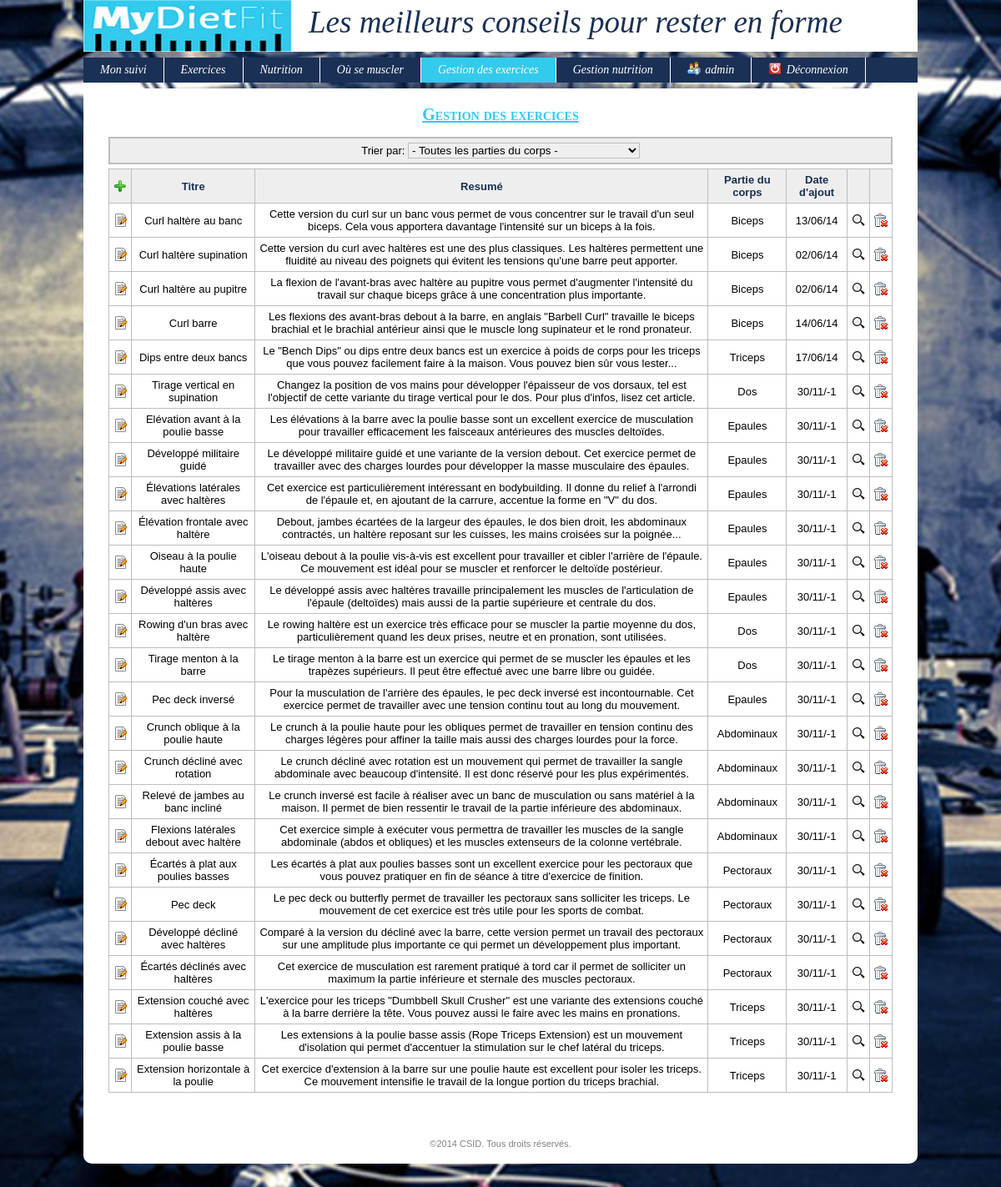
Before: /index.php?uc=admin&action=espaceGestionExercice (signed in) with the older database file.
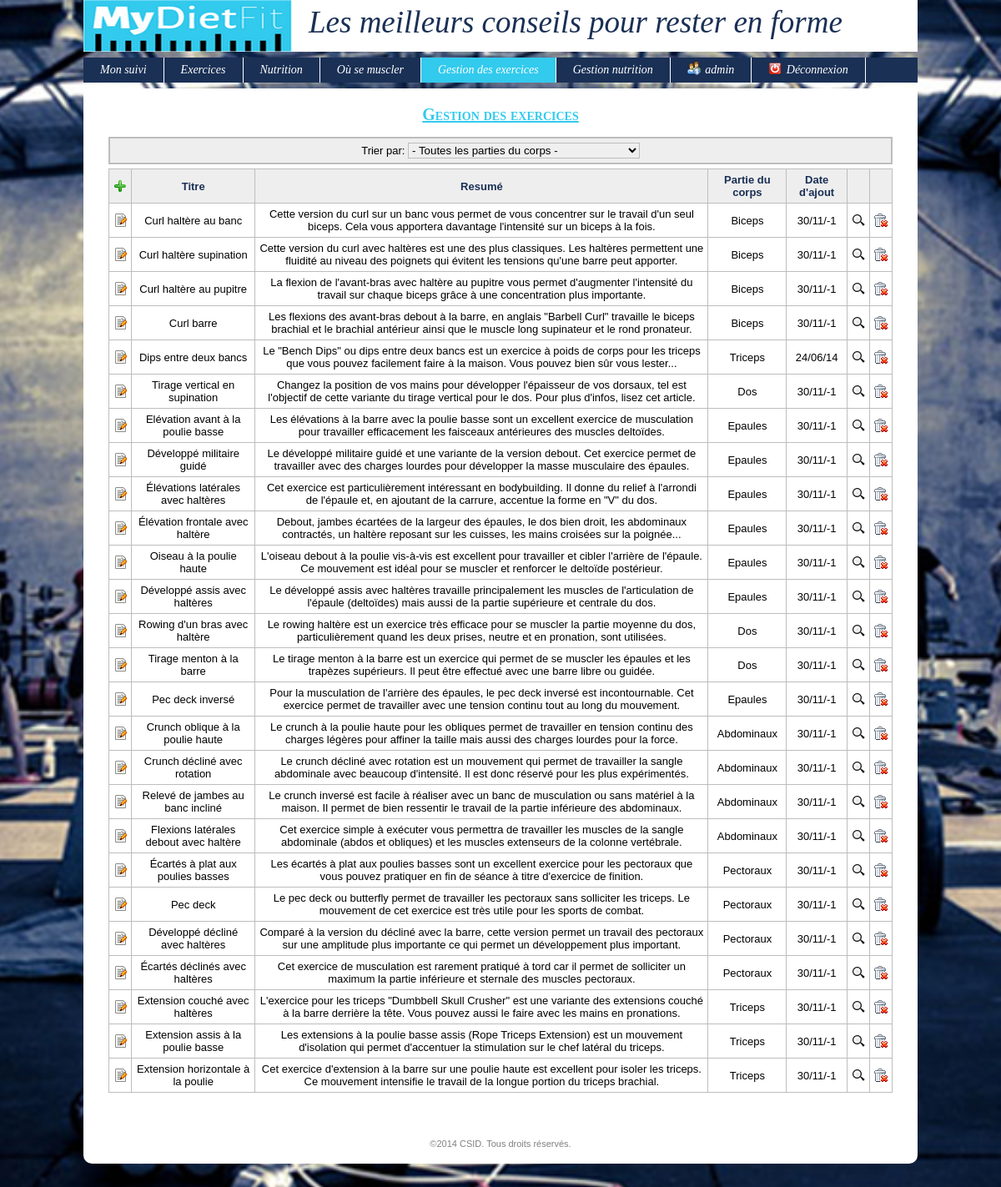
After: the same page with the newer database file.
### tables this page shows
CREATE TABLE IF NOT EXISTS `ficheexercice` (
  `idFicheExercice` int(11) unsigned NOT NULL AUTO_INCREMENT,
  `titre` varchar(45) DEFAULT NULL,
  `resume` varchar(1000) DEFAULT NULL,
  `description` varchar(5000) NOT NULL DEFAULT '',
  `dateAjout` datetime DEFAULT NULL,
  `idPartieCorps` int(10) unsigned DEFAULT NULL,
  `video` varchar(1000) NOT NULL DEFAULT '',
  `image1` varchar(100) NOT NULL DEFAULT '',
  `image2` varchar(100) NOT NULL DEFAULT '',
  `image3` varchar(100) NOT NULL DEFAULT '',
  `imageResume` varchar(100) NOT NULL DEFAULT '',
  PRIMARY KEY (`idFicheExercice`),
  KEY `FK_ficheexercice_1` (`idPartieCorps`)
);

CREATE TABLE IF NOT EXISTS `partiecorps` (
  `idPartieCorps` int(11) unsigned NOT NULL AUTO_INCREMENT,
  `libelle` varchar(45) NOT NULL DEFAULT '',
  `descEx` varchar(1000) NOT NULL DEFAULT '',
  `descPgrm` varchar(1000) NOT NULL DEFAULT '',
  PRIMARY KEY (`idPartieCorps`)
);

### config.inc.php (called while the page is built, shortened)
<?php
$_CONFIG = array
(
	"DB_ServerHost" => "localhost",
	"DB_Username" => "root",
    "DB_Password" => "",
    "DB_Database" => "mydietfit_bdd",
    "DIR_Control" => "controleurs/",
    "DIR_View" => "vues/",
    "DIR_Model" => "modules/fonctions/php/",
    "DIR_Dynamic" => "modules/fonctions/js/",
    "DIR_XML" => "modules/fonctions/xml/",
    "DIR_Plugin" => "modules/plugins/",
    "DIR_CSS" => "modules/themes/",
    "DIR_Attachment" => "ressources/documents/",
    "DIR_Image" => "ressources/images/",
	"EML_Envoi" => false,
	"EML_ServerSMTP" => "",
	"EML_PortSMTP" => "",
);
?>

### modules/fonctions/php/identification.inc.php (called while the page is built, shortened)
<?php
function estConnecte($idUtilisateur = null, $login = null)
{
	$result = isset($_SESSION['idUtilisateur']) && !empty($_SESSION['idUtilisateur']);
	return $result;
}
function estAdmin()
{
	return (isset($_SESSION['idUtilisateur']) && $_SESSION['idUtilisateur'] == 1);
}
?>

### modules/fonctions/php/generale.inc.php (called while the page is built, shortened)
<?php
function connexion()
{
	global $_CONFIG;
	$hote = $_CONFIG['DB_ServerHost'];
	$login = $_CONFIG['DB_Username'];
	$mdp = $_CONFIG['DB_Password'];
	$bd = $_CONFIG['DB_Database'];
	$connexion = @mysql_connect($hote, $login, $mdp) or die("<u>Erreur SQL (Connexion au serveur impossible)</u>: ".mysql_error()." <br>");
	return $connexion;
}
function getRequest($nomChamp, $elseValue = null)
{
	return (isset($_REQUEST[$nomChamp]) && $_REQUEST[$nomChamp]) ? $_REQUEST[$nomChamp] : $elseValue;
}
function getMySqlString($champ, $elseValue = null, $noCote = 0)
{
	$cote = ($noCote) ? null : "'";
	if(isset($champ) && $champ) $result = $cote.mysql_real_escape_string($champ, connexion()).$cote;
	else if(is_null($champ) || $champ == "") $result = "NULL";
	else $result = $cote.mysql_real_escape_string($elseValue, connexion()).$cote;
	return $result;
}
?>

### modules/fonctions/php/exercices.inc.php (called while the page is built, shortened)
<?php
function getLesExercices($idPartieCorps = null)
{
	$req = "SELECT * FROM ficheexercice";
	$conx = connexion();
	$res = mysql_query($req, $conx) or die("<u>Erreur SQL (getLesExercices)</u>: ".mysql_error()." <br>");
	$lesExercices = array();
	$ligne = mysql_fetch_assoc($res);
	while($ligne != false)
	{
		$lesExercices[] = $ligne;
		$ligne = mysql_fetch_assoc($res);
	}
	return $lesExercices;
}
?>

### modules/fonctions/php/partieCorps.inc.php (called while the page is built, shortened)
<?php
function getUnePartieCorps($idPartieCorps)
{
	$req = "SELECT * FROM partiecorps where idPartieCorps = ".getMySqlString($idPartieCorps);
	$conx = connexion();
	$res = mysql_query($req, $conx) or die ("<u>Erreur SQL (getUnePartieCorps)</u>: ".mysql_error()." <br>");
	$unePartieCorps = mysql_fetch_assoc($res);
	return $unePartieCorps;
}
?>

### vues/exercices/v_espaceGestionExercice.php (the view, shortened to what this page needs)
<?php
if(isset($lesExercices))
{
	echo "<div class='headFrm'><form method='get' action='index.php'>
	<input type='hidden' name='uc' value=$uc>
	<input type='hidden' name='action' value=$action>
	Trier par: <select onChange='document.forms[0].submit();' name='idPartieCorps' style='width: 30%;'>
					<option value='0' style='color: #808080;'> - Toutes les parties du corps - </option>";
	echo "</select></form></div>";
	echo "<table class='sortable'>
			<tr>
				<th> <a href='index.php?uc=admin&action=frmModifExercice'><img src='".$_CONFIG['DIR_Image']."imgAdd.png' title='Ajouter un exercice'></a> </th>
				<th>Titre</th>
				<th>Resumé</th>
				<th>Partie du corps</th>
				<th>Date d'ajout</th>
				<th></th>
				<th></th>
			</tr>";
	foreach($lesExercices as $unExercice)
	{
		$idExercice = $unExercice['idFicheExercice'];
		$titre = $unExercice['titre'];
		$dateAjout = date("d/m/y",strtotime($unExercice['dateAjout']));
		$resume = $unExercice['resume'];
		$idPartieCorps = $unExercice['idPartieCorps'];
		$unePartieCorps = getUnePartieCorps($idPartieCorps);
		$libelle = $unePartieCorps['libelle'];
		$urlFiche = "index.php?uc=admin&action=frmModifExercice&idExercice=$idExercice";
		$paramTD = "onClick=document.location.href='index.php?uc=admin&action=frmModifExercice&idExercice=$idExercice' title=\"Cliquez ici pour modifier la fiche exercice\"";
		$imgEdit = "<a href='$urlFiche'><img src='".$_CONFIG['DIR_Image']."imgEdit.png' title=\"Voir la fiche exercice\"></a>";
		$imgVoir = "<a href='index.php?uc=exercice&action=v_exercice&idExercice=$idExercice'><img src='$_CONFIG[DIR_Image]btnSearch.png' title=\"Voir la fiche exercice\"></a>";
		$imgSuppr = "<a onclick='confirmDelExercice($idExercice)'><img src='".$_CONFIG['DIR_Image']."imgTrash.png' title=\"Supprimer la fiche exercice\"></a>";
		echo "<tr class='ligneTableau'>
				<td width='16'> $imgEdit </td>
				<td $paramTD> $titre </td>
				<td $paramTD> $resume </td>
				<td $paramTD> $libelle </td>
				<td $paramTD> $dateAjout </td>
				<td $paramTD> $imgVoir </td>
				<td width='16'> $imgSuppr </td>
			</tr>";
	}
	echo "</table><br>";
}
?>

### vues/v_entete.php (shortened to what this page needs)
<!DOCTYPE HTML PUBLIC "-//W3C//DTD HTML 4.01 Transitional//EN"
       "http://www.w3.org/TR/html4/loose.dtd">
<html>
<head>
	<link rel="stylesheet" type="text/css" href="<?php echo $_CONFIG['DIR_CSS']; ?>default.php" media="screen" title="Principal">
	<link rel="stylesheet" type="text/css" href="<?php echo $_CONFIG['DIR_Plugin']; ?>JQuery/css/custom-theme/jquery-ui-1.8.17.custom.css" />
	<link rel="stylesheet" type="text/css" href="<?php echo $_CONFIG['DIR_Plugin']; ?>TimePicker/jquery-ui-timepicker-addon.css">
</head>
<body>

### vues/v_bandeau.php
<div id="header">
	<a href="index.php?uc=identif&action=index">
		<div id="logo">
			<h1 style="font-size: 37px">Les meilleurs conseils pour rester en forme</h1>
		</div>
	</a>

### vues/v_menu.php (shortened to what this page needs)
	<div id="menu">
		<ul>
			<?php if(estConnecte()) { ?>
			<li <?php if($uc == "suivi") echo "style='background:#32CAED'";?>> <a href="index.php?uc=suivi&action=frmSuivi"> Mon suivi </a>
			</li>
			<?php } ?>
			<li <?php if($uc == "exercice") echo "style='background:#32CAED'";?>> <a href="index.php?uc=exercice&action=lstExercice"> Exercices </a>
			</li>
			<li <?php if($uc == "nutrition") echo "style='background:#32CAED'";?>> <a href="index.php?uc=nutrition&action=lstNutrition"> Nutrition </a>
			</li>
			<?php if(estConnecte()) { ?>
			<li <?php if($uc == "localisation") echo "style='background:#32CAED'";?>> <a href="index.php?uc=localisation&action=frmLocalisation">Où se muscler</a>
			</li>
			<?php } ?>
			<?php if(estAdmin()) { ?>
			<li <?php if($uc == "admin" && stripos($action, "exercice")) echo "style='background:#32CAED'";?>> <a href="index.php?uc=admin&action=espaceGestionExercice"> Gestion des exercices </a></li>
			<?php } ?>
			<?php if(estAdmin()) { ?>
			<li <?php if($uc == "admin" && stripos($action, "nutrition")) echo "style='background:#32CAED'";?>> <a href="index.php?uc=admin&action=lstNutrition"> Gestion nutrition </a>
			</li>
			<?php } ?>
			<li> <a href="index.php?uc=identif&action=frmConnexion"><img src="<?php echo $_CONFIG['DIR_Image']; ?>menuUserInfo.png"> <?php if(estConnecte()) echo $_SESSION['login']; else echo "Mon compte"; ?> </a>
			</li>
			<?php if(estConnecte()) { ?>
			<li> <a href="index.php?uc=identif&action=deconnexion"><img src="<?php echo $_CONFIG['DIR_Image']; ?>menuDisconnect.png"> Déconnexion </a> </li>
			<?php } ?>
		</ul>
	</div>
</div>
<div id="content">

### index.php (shortened to what this page needs)
<?php
require "config.inc.php";
$uc = getRequest('uc', "identif");
$action = getRequest('action');
include $_CONFIG['DIR_View']."v_entete.php";
include $_CONFIG['DIR_View']."v_bandeau.php";
include $_CONFIG['DIR_View']."v_menu.php";
switch($uc)
{
	case 'admin':
		if(estAdmin()) include $_CONFIG['DIR_Control']."c_admin.php";
		else
		{
			$msgErreurs[] = "Vous n'êtes pas autorisé à accéder à cette page!";
			include $_CONFIG['DIR_View']."v_msgErreurs.php";
		}
		break;
}
include $_CONFIG['DIR_View']."v_pied.php";
?>

### controleurs/c_admin.php (shortened to what this page needs)
<?php
switch($action)
{
	case 'espaceGestionExercice':
		if(estAdmin())
		{
			$titre = "Gestion des exercices";
			$idPartieCorps = getRequest('idPartieCorps', null);
			$lesExercices = getLesExercices($idPartieCorps);
			include $_CONFIG['DIR_View']."v_headTitre.php";
			include $_CONFIG['DIR_View']."exercices/v_espaceGestionExercice.php";
		}
		else include $_CONFIG['DIR_View']."i_retourConnexion.php";
		break;
}
?>

### vues/v_headTitre.php
<h2> <?php echo $titre; ?> </h2> <br>

### vues/v_pied.php
</div>
<div id="footer">
	<p> &copy;2014 CSID. Tous droits réservés. </p>
</div>
</body>
</html>

Changed rows visible on the page:
changed ficheexercice "Curl haltère au banc": dateAjout "13/06/14" → "30/11/-1"
changed ficheexercice "Curl haltère supination": dateAjout "02/06/14" → "30/11/-1"
changed ficheexercice "Curl haltère au pupitre": dateAjout "02/06/14" → "30/11/-1"
changed ficheexercice "Curl barre": dateAjout "14/06/14" → "30/11/-1"
changed ficheexercice "Dips entre deux bancs": dateAjout "17/06/14" → "24/06/14"
